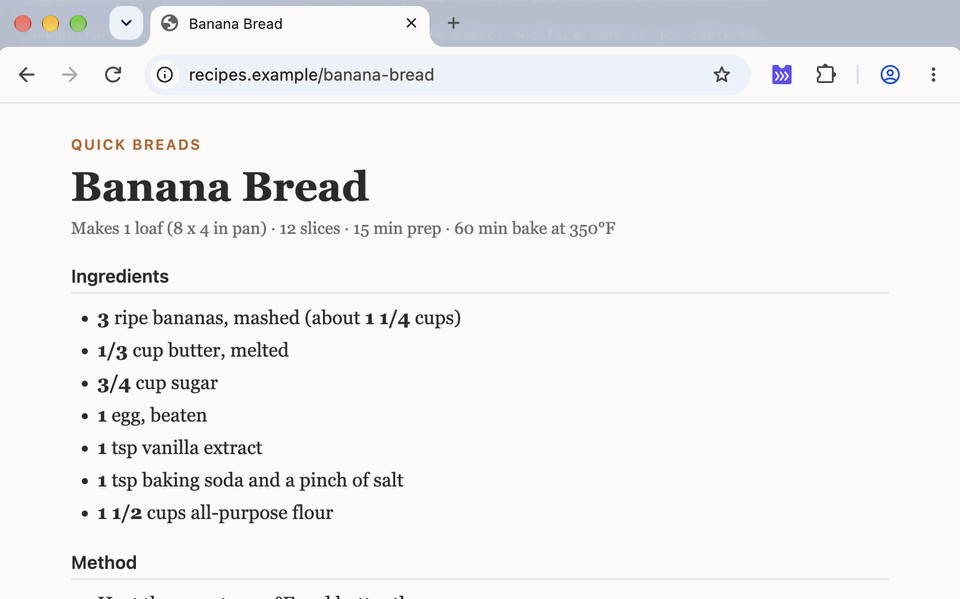
#> input picture docs/demo.gif, 960 x 599 px
$ python -i demo_assemble.py   (imports and definitions only)
#> lines starting #> are read from the running program, lines starting #| are printed output that depends on the picture; after the words box and inside, x2 and y2 are one past the last pixel; in counts of white or black regions, pixels touching at a corner belong together
#> further down, picture is the input picture: PIL image 960x599 P; mean R, G, B 240.7, 240.4, 239.7
# /// script
# requires-python = ">=3.11"
# dependencies = ["pillow==12.0.0", "imageio-ffmpeg==0.6.0"]
# ///
"""Turn the window captures from scripts/demo.mjs into images and a video.

Usage:
    uv run scripts/demo_assemble.py gif    # .cache/demo/gif/   -> docs/demo.gif
    uv run scripts/demo_assemble.py video  # .cache/demo/gif/   -> dist/demo.mp4
    uv run scripts/demo_assemble.py store  # .cache/demo/store/ -> docs/store/screenshot-*.png

The video is built from the same recording as the GIF, at full capture
resolution, centred on a 16:9 canvas in the demo backdrop colour (H.264,
yuv420p, constant frame rate; for uploading, so it lives in the gitignored
dist/). ffmpeg comes from the imageio-ffmpeg wheel, nothing system-wide.

Every capture is the browser window's screen region, so it carries the
window's rounded corners (with a sliver of whatever is behind them) and its
1 px outline. Both are trimmed: the outline is cropped off and the corners are
squared off with the colour just inside them. The GIF gets a key caption
(the shortcut each step stands for) drawn bottom-centre.
"""

from __future__ import annotations

import argparse
import json
import subprocess
from dataclasses import dataclass
from pathlib import Path

import imageio_ffmpeg
from PIL import Image, ImageDraw, ImageFont, ImageOps, ImageStat

PROJECT_ROOT = Path(__file__).resolve().parent.parent
CAPTURE_ROOT = PROJECT_ROOT / ".cache" / "demo"
GIF_OUT = PROJECT_ROOT / "docs" / "demo.gif"
STORE_OUT_DIR = PROJECT_ROOT / "docs" / "store"
VIDEO_OUT = PROJECT_ROOT / "dist" / "demo.mp4"

# In capture pixels (2x points on Retina).
EDGE_INSET_PX = 2  # window outline
CORNER_RADIUS_PX = 30  # macOS window corner, a little generous
# Where the corner fill colour is sampled, measured from each corner (x, y).
TOP_CORNER_SAMPLE = (CORNER_RADIUS_PX, CORNER_RADIUS_PX // 2)
BOTTOM_CORNER_SAMPLE = (CORNER_RADIUS_PX, CORNER_RADIUS_PX // 2)

# Empty tab-strip area (left, top, right, bottom): right of the "+" button,
# left of the window edge, above the toolbar.
TAB_STRIP_BAND_PX = (900, 16, 1560, 64)
TAB_STRIP_MAX_STDDEV = 3.0  # clean captures measure about 1; text behind is far above

STORE_SIZE = (1280, 800)  # Chrome Web Store screenshot size
GIF_WIDTH = 960
GIF_COLORS = 256
GIF_DURATION_UNIT_MS = 10  # GIF delays are stored in centiseconds
GIF_LOOP_FOREVER = 0
# Grey frame so the GIF stands apart from the README's other images. The README
# shows the GIF at half its width, so 2 px here is 1 px on the page.
GIF_BORDER_PX = 2
GIF_BORDER_RGB = (0xD0, 0xD7, 0xDE)  # GitHub's light-theme border grey

VIDEO_SIZE = (1920, 1080)  # 16:9; the 2x capture (about 1596x996) fits unscaled
VIDEO_FPS = 30
VIDEO_BACKGROUND_RGB = (0xD6, 0xD6, 0xD6)  # BACKDROP_COLOR in scripts/demo.mjs
VIDEO_CRF = 18  # x264 quality; visually lossless for UI captures
VIDEO_PRESET = "slow"
VIDEO_KEYFRAME_INTERVAL = VIDEO_FPS  # one keyframe per second
MS_PER_S = 1000

# Key caption, in GIF pixels (scaled up with the image for the video).
CAPTION_FONT_SIZE = 26
CAPTION_PAD = (18, 8)  # horizontal, vertical
CAPTION_RADIUS = 10
CAPTION_MARGIN_BOTTOM = 22
CAPTION_FILL = (32, 33, 36, 225)
CAPTION_TEXT = (255, 255, 255, 255)
# First font that has a glyph wins, per character: SF for letters, then fonts
# with the modifier-key symbols (⌥ ⇧ ⌘ ⏎).
CAPTION_FONTS = (
    Path("/System/Library/Fonts/SFNS.ttf"),
    Path("/System/Library/Fonts/Apple Symbols.ttf"),
    Path("/System/Library/Fonts/Menlo.ttc"),
)
# A private-use code point no font maps; its mask is the .notdef box.
MISSING_PROBE_CHAR = "\U0010fffd"
CAPTION_LETTER_SPACING = 2


@dataclass(frozen=True)
class Frame:
    image: Image.Image
    hold_ms: int
    caption: str | None


# [16 lines left out: function checked_capture, not called in this run]


def square_corners(image: Image.Image) -> Image.Image:
    """Crop the window outline and fill the rounded corners with nearby colour."""
    w, h = image.size
#> w = 960; h = 599
    img = image.convert("RGB").crop((EDGE_INSET_PX, EDGE_INSET_PX, w - EDGE_INSET_PX, h - EDGE_INSET_PX))
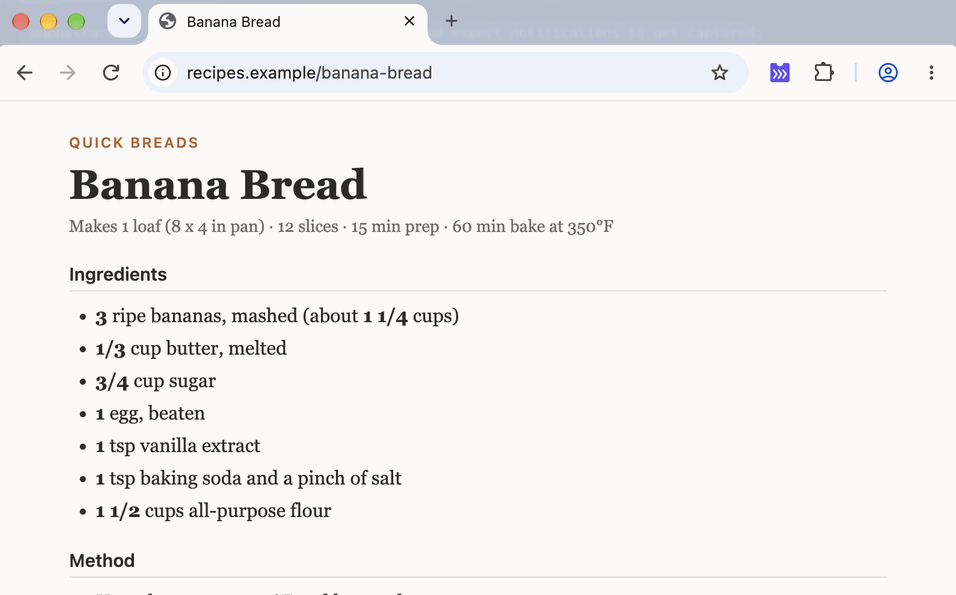
#> img: PIL image 956x595 RGB; mean R, G, B 240.9, 240.5, 239.8
    w, h = img.size
#> w = 956; h = 595
    r = CORNER_RADIUS_PX
    mask = Image.new("L", (w, h), 0)
#> mask: PIL image 956x595 L; every value is 0
    ImageDraw.Draw(mask).rounded_rectangle((0, 0, w - 1, h - 1), radius=r, fill=255)
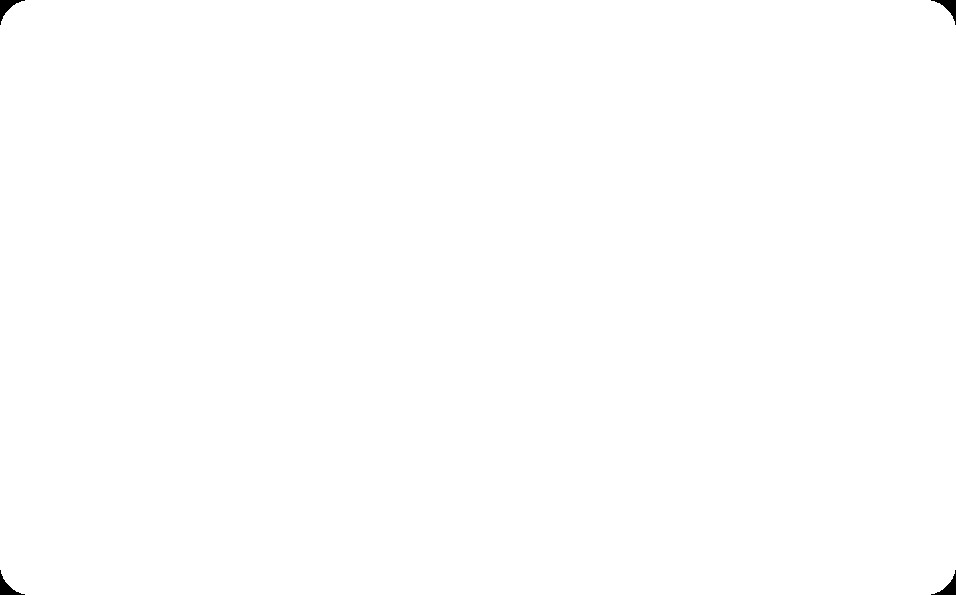
#> mask: PIL image 956x595 L; 99.9% white; 4 black regions, box (x1, y1, x2, y2) and area: (0, 0, 25, 25) 203, (931, 0, 956, 25) 203, (0, 570, 25, 595) 203, (931, 570, 956, 595) 203
    fill = Image.new("RGB", (w, h))
#> fill: PIL image 956x595 RGB; every value is 0
    draw = ImageDraw.Draw(fill)
    tx, ty = TOP_CORNER_SAMPLE
    bx, by = BOTTOM_CORNER_SAMPLE
    draw.rectangle((0, 0, r, r), fill=img.getpixel((tx, ty)))
    draw.rectangle((w - 1 - r, 0, w - 1, r), fill=img.getpixel((w - 1 - tx, ty)))
    draw.rectangle((0, h - 1 - r, r, h - 1), fill=img.getpixel((bx, h - 1 - by)))
    draw.rectangle((w - 1 - r, h - 1 - r, w - 1, h - 1), fill=img.getpixel((w - 1 - bx, h - 1 - by)))
    return Image.composite(img, fill, mask)


# [5 lines left out: function load_manifest, not called in this run]


class CaptionFont:
    """Per-character font fallback across CAPTION_FONTS."""

    # [13 lines left out: functions __init__, font_for, not called in this run]

    def layout(self, text: str) -> list[tuple[str, ImageFont.FreeTypeFont, float]]:
        """(char, font, advance) per character."""
        return [(ch, f := self.font_for(ch), f.getlength(ch) + self.letter_spacing) for ch in text]


# [139 lines left out: functions draw_caption, build_gif, build_video, build_store, main, not called in this run]


# [2 lines not run here, left out]

>>> from PIL import Image
>>> picture = Image.open('../docs/demo.gif')
>>> result = square_corners(picture)
